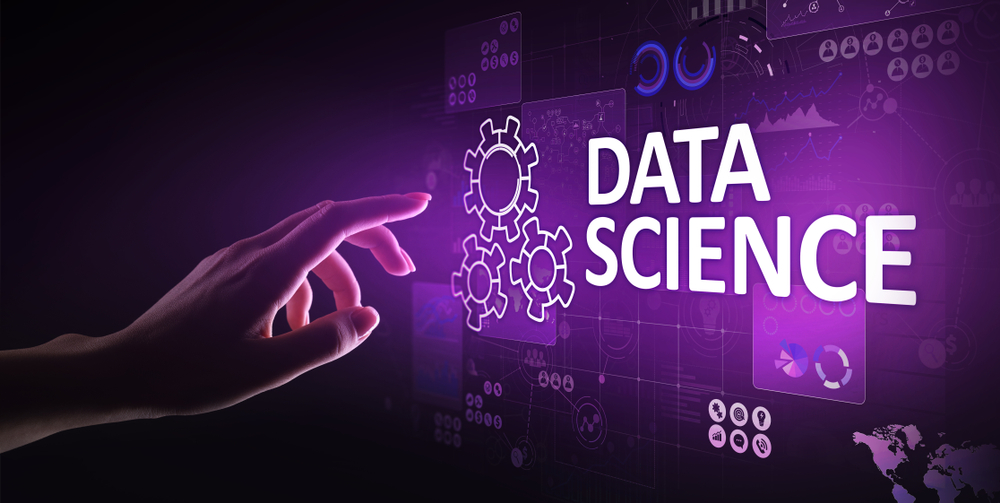
#> input picture What-is-data-science-2.jpg, 1000 x 503 px
$ jupyter execute image-manipulation-cropping.ipynb
#> lines starting #> are read from the running program, lines starting #| are printed output that depends on the picture
[cell 1]
import cv2

[cell 2]
image = cv2.imread('What-is-data-science-2.jpg')
#> image is the input picture: shape (503, 1000, 3); mean B, G, R 77.7, 31.7, 64.3

[cell 3]
cropped_image = image[100:400, 200:500]
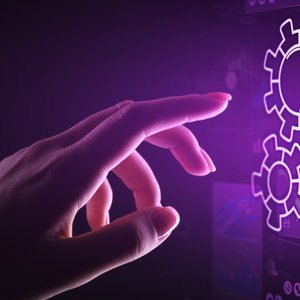
#> cropped_image: shape (300, 300, 3); mean B, G, R 87.4, 30.8, 73.9
